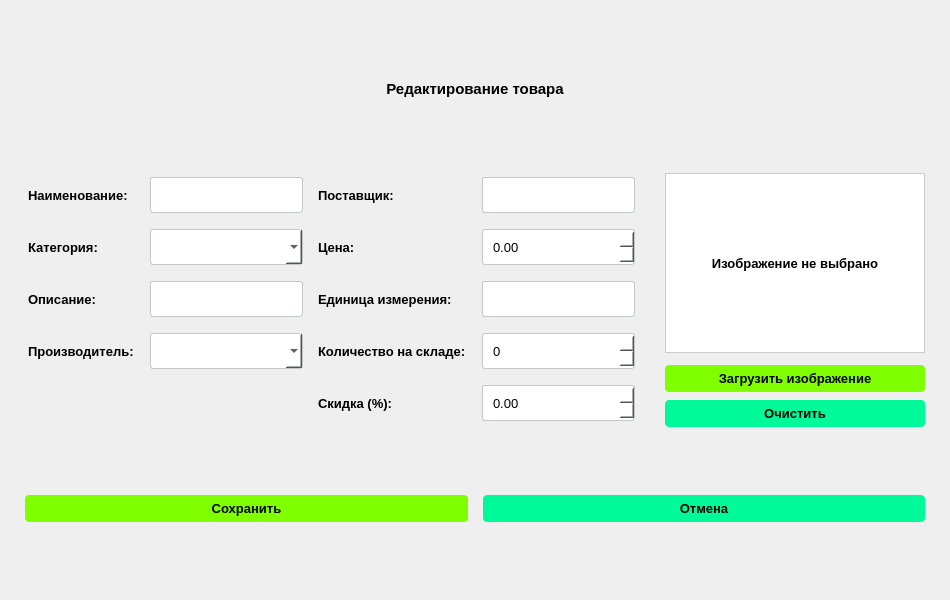
<?xml version="1.0" encoding="UTF-8"?>
<ui version="4.0">
 <class>ProductEditWindow</class>
 <widget class="QWidget" name="ProductEditWindow">
  <property name="geometry">
   <rect>
    <x>0</x>
    <y>0</y>
    <width>950</width>
    <height>600</height>
   </rect>
  </property>
  <property name="windowTitle">
   <string>Редактирование товара</string>
  </property>
  <layout class="QVBoxLayout" name="verticalLayout">
   <property name="leftMargin">
    <number>0</number>
   </property>
   <property name="topMargin">
    <number>0</number>
   </property>
   <property name="rightMargin">
    <number>0</number>
   </property>
   <property name="bottomMargin">
    <number>0</number>
   </property>
   <item>
    <widget class="QScrollArea" name="scrollArea">
     <property name="widgetResizable">
      <bool>true</bool>
     </property>
     <property name="styleSheet">
      <string notr="true">QScrollArea {
                border: none;
                background-color: white;
            }
            QScrollBar:vertical {
                border: none;
                background: #f0f0f0;
                width: 10px;
                margin: 0px;
            }
            QScrollBar::handle:vertical {
                background: #c0c0c0;
                min-height: 20px;
                border-radius: 5px;
            }
            QScrollBar::handle:vertical:hover {
                background: #a0a0a0;
            }
            QScrollBar:horizontal {
                border: none;
                background: #f0f0f0;
                height: 10px;
                margin: 0px;
            }
            QScrollBar::handle:horizontal {
                background: #c0c0c0;
                min-width: 20px;
                border-radius: 5px;
            }
            QScrollBar::handle:horizontal:hover {
                background: #a0a0a0;
            }</string>
     </property>
     <widget class="QWidget" name="scrollAreaWidgetContents">
      <property name="geometry">
       <rect>
        <x>0</x>
        <y>0</y>
        <width>930</width>
        <height>580</height>
       </rect>
      </property>
      <property name="minimumSize">
       <size>
        <width>930</width>
        <height>580</height>
       </size>
      </property>
      <layout class="QVBoxLayout" name="mainLayout">
       <property name="spacing">
        <number>15</number>
       </property>
       <property name="leftMargin">
        <number>25</number>
       </property>
       <property name="topMargin">
        <number>25</number>
       </property>
       <property name="rightMargin">
        <number>25</number>
       </property>
       <property name="bottomMargin">
        <number>25</number>
       </property>
       <item>
        <widget class="QLabel" name="headerLabel">
         <property name="text">
          <string>Редактирование товара</string>
         </property>
         <property name="alignment">
          <set>Qt::AlignCenter</set>
         </property>
         <property name="minimumHeight">
          <number>40</number>
         </property>
         <property name="styleSheet">
          <string notr="true">QLabel {
                font-size: 15px;
                font-weight: bold;
                color: black;
                padding: 8px;
                margin-bottom: 5px;
                border-bottom: 1px solid #7FFF00;
            }</string>
         </property>
        </widget>
       </item>
       <item>
        <widget class="QWidget" name="mainContainer">
         <layout class="QHBoxLayout" name="containerLayout">
          <property name="spacing">
           <number>30</number>
          </property>
          <property name="leftMargin">
           <number>0</number>
          </property>
          <property name="topMargin">
           <number>0</number>
          </property>
          <property name="rightMargin">
           <number>0</number>
          </property>
          <property name="bottomMargin">
           <number>0</number>
          </property>
          <item>
           <widget class="QWidget" name="formContainer">
            <layout class="QGridLayout" name="formGridLayout">
             <property name="spacing">
              <number>12</number>
             </property>
             <property name="leftMargin">
              <number>0</number>
             </property>
             <property name="topMargin">
              <number>0</number>
             </property>
             <property name="rightMargin">
              <number>0</number>
             </property>
             <property name="bottomMargin">
              <number>0</number>
             </property>
             <property name="columnMinimumWidth">
              <number>1</number>
             </property>
             <property name="columnMinimumWidth">
              <number>250</number>
             </property>
             <property name="columnMinimumWidth">
              <number>3</number>
             </property>
             <property name="columnMinimumWidth">
              <number>250</number>
             </property>
             <item row="0" column="0">
              <widget class="QLabel" name="nameLabel">
               <property name="text">
                <string>Наименование:</string>
               </property>
               <property name="styleSheet">
                <string notr="true">color: black; font-size: 13px; font-weight: bold; padding: 3px 0;</string>
               </property>
              </widget>
             </item>
             <item row="0" column="1">
              <widget class="QLineEdit" name="nameEdit">
               <property name="minimumHeight">
                <number>26</number>
               </property>
               <property name="styleSheet">
                <string notr="true">border: 1px solid #C2C7CB;
border-radius: 3px;
padding: 4px 8px;
background-color: white;
min-height: 26px;
font-size: 13px;</string>
               </property>
              </widget>
             </item>
             <item row="0" column="2">
              <widget class="QLabel" name="providerLabel">
               <property name="text">
                <string>Поставщик:</string>
               </property>
               <property name="styleSheet">
                <string notr="true">color: black; font-size: 13px; font-weight: bold; padding: 3px 0;</string>
               </property>
              </widget>
             </item>
             <item row="0" column="3">
              <widget class="QLineEdit" name="providerEdit">
               <property name="minimumHeight">
                <number>26</number>
               </property>
               <property name="styleSheet">
                <string notr="true">border: 1px solid #C2C7CB;
border-radius: 3px;
padding: 4px 8px;
background-color: white;
min-height: 26px;
font-size: 13px;</string>
               </property>
              </widget>
             </item>
             <item row="1" column="0">
              <widget class="QLabel" name="categoryLabel">
               <property name="text">
                <string>Категория:</string>
               </property>
               <property name="styleSheet">
                <string notr="true">color: black; font-size: 13px; font-weight: bold; padding: 3px 0;</string>
               </property>
              </widget>
             </item>
             <item row="1" column="1">
              <widget class="QComboBox" name="categoryCombo">
               <property name="minimumHeight">
                <number>26</number>
               </property>
               <property name="styleSheet">
                <string notr="true">border: 1px solid #C2C7CB;
border-radius: 3px;
padding: 4px 8px;
background-color: white;
min-height: 26px;
font-size: 13px;</string>
               </property>
              </widget>
             </item>
             <item row="1" column="2">
              <widget class="QLabel" name="priceLabel">
               <property name="text">
                <string>Цена:</string>
               </property>
               <property name="styleSheet">
                <string notr="true">color: black; font-size: 13px; font-weight: bold; padding: 3px 0;</string>
               </property>
              </widget>
             </item>
             <item row="1" column="3">
              <widget class="QDoubleSpinBox" name="priceEdit">
               <property name="minimumHeight">
                <number>26</number>
               </property>
               <property name="minimum">
                <double>0.000000000000000</double>
               </property>
               <property name="maximum">
                <double>1000000.000000000000000</double>
               </property>
               <property name="decimals">
                <number>2</number>
               </property>
               <property name="value">
                <double>0.000000000000000</double>
               </property>
               <property name="styleSheet">
                <string notr="true">border: 1px solid #C2C7CB;
border-radius: 3px;
padding: 4px 8px;
background-color: white;
min-height: 26px;
font-size: 13px;</string>
               </property>
              </widget>
             </item>
             <item row="2" column="0">
              <widget class="QLabel" name="descriptionLabel">
               <property name="text">
                <string>Описание:</string>
               </property>
               <property name="styleSheet">
                <string notr="true">color: black; font-size: 13px; font-weight: bold; padding: 3px 0;</string>
               </property>
              </widget>
             </item>
             <item row="2" column="1">
              <widget class="QLineEdit" name="descriptionEdit">
               <property name="minimumHeight">
                <number>26</number>
               </property>
               <property name="styleSheet">
                <string notr="true">border: 1px solid #C2C7CB;
border-radius: 3px;
padding: 4px 8px;
background-color: white;
min-height: 26px;
font-size: 13px;</string>
               </property>
              </widget>
             </item>
             <item row="2" column="2">
              <widget class="QLabel" name="unitLabel">
               <property name="text">
                <string>Единица измерения:</string>
               </property>
               <property name="styleSheet">
                <string notr="true">color: black; font-size: 13px; font-weight: bold; padding: 3px 0;</string>
               </property>
              </widget>
             </item>
             <item row="2" column="3">
              <widget class="QLineEdit" name="unitEdit">
               <property name="minimumHeight">
                <number>26</number>
               </property>
               <property name="styleSheet">
                <string notr="true">border: 1px solid #C2C7CB;
border-radius: 3px;
padding: 4px 8px;
background-color: white;
min-height: 26px;
font-size: 13px;</string>
               </property>
              </widget>
             </item>
             <item row="3" column="0">
              <widget class="QLabel" name="manufacturerLabel">
               <property name="text">
                <string>Производитель:</string>
               </property>
               <property name="styleSheet">
                <string notr="true">color: black; font-size: 13px; font-weight: bold; padding: 3px 0;</string>
               </property>
              </widget>
             </item>
             <item row="3" column="1">
              <widget class="QComboBox" name="manufacturerCombo">
               <property name="minimumHeight">
                <number>26</number>
               </property>
               <property name="styleSheet">
                <string notr="true">border: 1px solid #C2C7CB;
border-radius: 3px;
padding: 4px 8px;
background-color: white;
min-height: 26px;
font-size: 13px;</string>
               </property>
              </widget>
             </item>
             <item row="3" column="2">
              <widget class="QLabel" name="quantityLabel">
               <property name="text">
                <string>Количество на складе:</string>
               </property>
               <property name="styleSheet">
                <string notr="true">color: black; font-size: 13px; font-weight: bold; padding: 3px 0;</string>
               </property>
              </widget>
             </item>
             <item row="3" column="3">
              <widget class="QSpinBox" name="quantityEdit">
               <property name="minimumHeight">
                <number>26</number>
               </property>
               <property name="minimum">
                <number>0</number>
               </property>
               <property name="maximum">
                <number>10000</number>
               </property>
               <property name="value">
                <number>0</number>
               </property>
               <property name="styleSheet">
                <string notr="true">border: 1px solid #C2C7CB;
border-radius: 3px;
padding: 4px 8px;
background-color: white;
min-height: 26px;
font-size: 13px;</string>
               </property>
              </widget>
             </item>
             <item row="4" column="2">
              <widget class="QLabel" name="discountLabel">
               <property name="text">
                <string>Скидка (%):</string>
               </property>
               <property name="styleSheet">
                <string notr="true">color: black; font-size: 13px; font-weight: bold; padding: 3px 0;</string>
               </property>
              </widget>
             </item>
             <item row="4" column="3">
              <widget class="QDoubleSpinBox" name="discountEdit">
               <property name="minimumHeight">
                <number>26</number>
               </property>
               <property name="minimum">
                <double>0.000000000000000</double>
               </property>
               <property name="maximum">
                <double>100.000000000000000</double>
               </property>
               <property name="decimals">
                <number>2</number>
               </property>
               <property name="value">
                <double>0.000000000000000</double>
               </property>
               <property name="styleSheet">
                <string notr="true">border: 1px solid #C2C7CB;
border-radius: 3px;
padding: 4px 8px;
background-color: white;
min-height: 26px;
font-size: 13px;</string>
               </property>
              </widget>
             </item>
            </layout>
           </widget>
          </item>
          <item>
           <widget class="QWidget" name="imageContainer">
            <property name="fixedWidth">
             <number>280</number>
            </property>
            <layout class="QVBoxLayout" name="imageLayout">
             <property name="spacing">
              <number>12</number>
             </property>
             <property name="leftMargin">
              <number>0</number>
             </property>
             <property name="topMargin">
              <number>0</number>
             </property>
             <property name="rightMargin">
              <number>0</number>
             </property>
             <property name="bottomMargin">
              <number>0</number>
             </property>
             <item>
              <widget class="QLabel" name="imageLabel">
               <property name="text">
                <string>Изображение не выбрано</string>
               </property>
               <property name="alignment">
                <set>Qt::AlignCenter</set>
               </property>
               <property name="minimumSize">
                <size>
                 <width>260</width>
                 <height>180</height>
                </size>
               </property>
               <property name="maximumSize">
                <size>
                 <width>270</width>
                 <height>190</height>
                </size>
               </property>
               <property name="styleSheet">
                <string notr="true">border: 1px solid #ccc;
            background-color: white;
            color: black;
            font-weight: bold;
            font-size: 13px;</string>
               </property>
              </widget>
             </item>
             <item>
              <layout class="QVBoxLayout" name="imageButtonsLayout">
               <property name="spacing">
                <number>8</number>
               </property>
               <item>
                <widget class="QPushButton" name="loadImageBtn">
                 <property name="text">
                  <string>Загрузить изображение</string>
                 </property>
                 <property name="minimumHeight">
                  <number>32</number>
                 </property>
                 <property name="styleSheet">
                  <string notr="true">QPushButton {
                background-color: #7FFF00;
                color: black;
                padding: 6px 12px;
                border-radius: 4px;
                font-weight: bold;
                font-size: 13px;
                border: none;
            }
            QPushButton:hover {
                background-color: #6EEF00;
            }
            QPushButton:pressed {
                background-color: #5EDF00;
            }</string>
                 </property>
                </widget>
               </item>
               <item>
                <widget class="QPushButton" name="clearImageBtn">
                 <property name="text">
                  <string>Очистить</string>
                 </property>
                 <property name="minimumHeight">
                  <number>32</number>
                 </property>
                 <property name="styleSheet">
                  <string notr="true">QPushButton {
                background-color: #00FA9A;
                color: black;
                padding: 6px 12px;
                border-radius: 4px;
                font-weight: bold;
                font-size: 13px;
                border: none;
            }
            QPushButton:hover {
                background-color: #00E68A;
            }
            QPushButton:pressed {
                background-color: #00D67A;
            }</string>
                 </property>
                </widget>
               </item>
              </layout>
             </item>
            </layout>
           </widget>
          </item>
         </layout>
        </widget>
       </item>
       <item>
        <widget class="QWidget" name="buttonsContainer">
         <property name="minimumHeight">
          <number>50</number>
         </property>
         <layout class="QHBoxLayout" name="buttonsLayout">
          <property name="spacing">
           <number>15</number>
          </property>
          <property name="leftMargin">
           <number>0</number>
          </property>
          <property name="topMargin">
           <number>0</number>
          </property>
          <property name="rightMargin">
           <number>0</number>
          </property>
          <property name="bottomMargin">
           <number>0</number>
          </property>
          <item>
           <widget class="QPushButton" name="saveBtn">
            <property name="text">
             <string>Сохранить</string>
            </property>
            <property name="minimumHeight">
             <number>35</number>
            </property>
            <property name="styleSheet">
             <string notr="true">QPushButton {
                background-color: #7FFF00;
                color: black;
                padding: 6px 12px;
                border-radius: 4px;
                font-weight: bold;
                font-size: 13px;
                border: none;
            }
            QPushButton:hover {
                background-color: #6EEF00;
            }
            QPushButton:pressed {
                background-color: #5EDF00;
            }</string>
            </property>
           </widget>
          </item>
          <item>
           <widget class="QPushButton" name="cancelBtn">
            <property name="text">
             <string>Отмена</string>
            </property>
            <property name="minimumHeight">
             <number>35</number>
            </property>
            <property name="styleSheet">
             <string notr="true">QPushButton {
                background-color: #00FA9A;
                color: black;
                padding: 6px 12px;
                border-radius: 4px;
                font-weight: bold;
                font-size: 13px;
                border: none;
            }
            QPushButton:hover {
                background-color: #00E68A;
            }
            QPushButton:pressed {
                background-color: #00D67A;
            }</string>
            </property>
           </widget>
          </item>
         </layout>
        </widget>
       </item>
      </layout>
     </widget>
    </widget>
   </item>
  </layout>
 </widget>
 <resources/>
 <connections/>
</ui>
